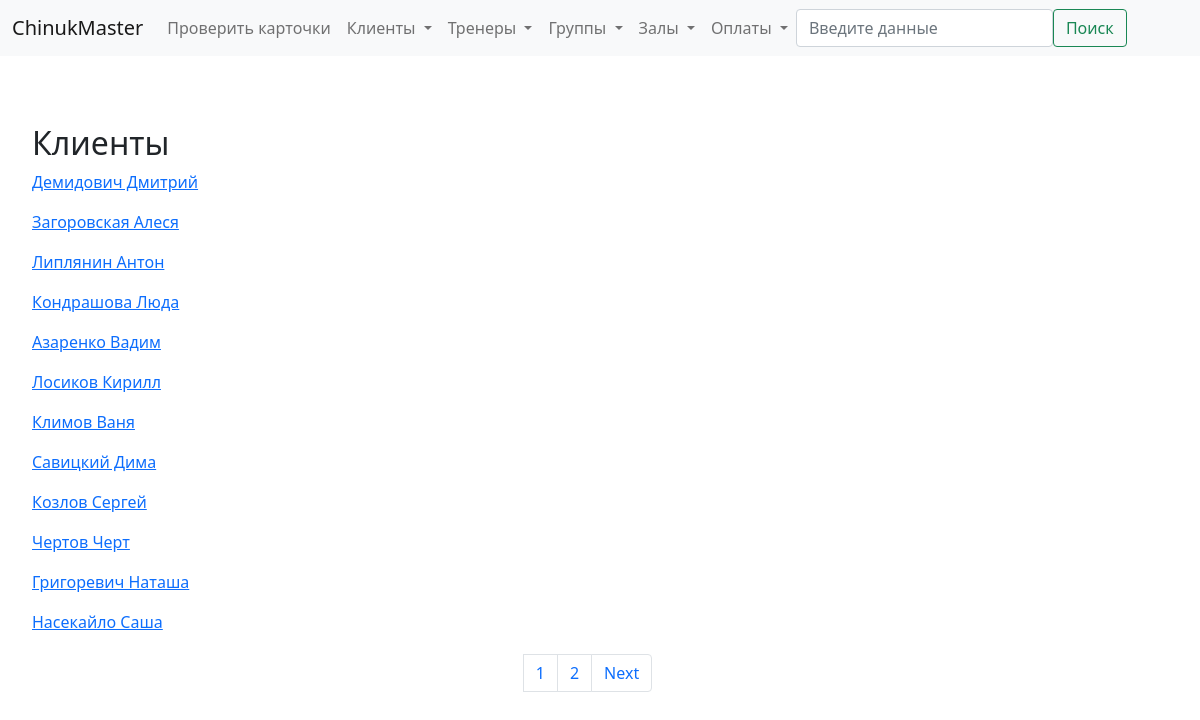
The page /show/clients on the database its author committed.
### billing/models.py (models this page shows)
class Client(models.Model):
    member_card = models.CharField(verbose_name='Членская карта', max_length=4, blank=True, null=True)
    name = models.CharField(verbose_name='ФИО', max_length=50, blank=True, null=True)
    tel_number = models.CharField(verbose_name='Номер телефона', max_length=20, blank=True, null=True)
    info = models.TextField(verbose_name='Дополнительная информация', null=True, blank=True)
    training_type_choices = [
        ('I', 'Индивидуал'),
        ('G', 'В группе'),
        ('B', 'Смешанный'),
    ]
    cl_type = models.CharField(verbose_name='Тип клиента', max_length=1, choices=training_type_choices, default='G')
    treners = models.ManyToManyField(Trener, verbose_name='Тренер', blank=True)
    groups = models.ManyToManyField(Group, verbose_name='Группа', blank=True)
    def __str__(self):
        return self.name
    class Meta:
        verbose_name = 'Клиент'
        verbose_name_plural = 'Клиенты'

### billing/views.py (the view)
# urls.py: path('show/<slug:obj>', views.show_objects, name='show_objects'),
def show_objects(request, obj):
    obj_values = {
        'treners' : Trener,
        'clients' : Client,
        'groups'  : Group,
        'payments': Payment,
        'addresses': Address,
    }
    inst = obj_values[obj].objects.all()
    paginator = Paginator(inst, 10)
    page_number = request.GET.get('page')
    page_obj = paginator.get_page(page_number)
    return render(request, f'billing/show/{obj}.html', {
        f'{obj}' : inst,
        'page_obj' : page_obj,
    })

### billing/templatetags/filters.py (called while the page is built)
@register.filter(name='times')
def times(value):
    return range(1, value+1)

### ChinukMaster/templates/billing/show/clients.html (shortened to what this page needs)
{% extends 'billing/base.html' %}
{% block content %}
    <div class="div-clients content">
        <h2>Клиенты</h2>
        {% for client in clients %}
            <a href="{% url 'detail_object' obj='client' id=client.id %}"><p>{{client}}</p></a>
        {% endfor %}
{% endblock %}

### billing/static/billing.css (style rules this page uses)
.content { margin: 20px; }

### rows shown on the page
Client: name "Демидович Дмитрий"
Client: name "Загоровская Алеся"
Client: name "Липлянин Антон"
Client: name "Кондрашова Люда"
Client: name "Азаренко Вадим"
Client: name "Лосиков Кирилл"
Client: name "Климов Ваня"
Client: name "Савицкий Дима"
Client: name "Козлов Сергей"
Client: name "Чертов Черт"
Client: name "Григоревич Наташа"
Client: name "Насекайло Саша"

### other values the page prints
{{ index }} "1" "2"
